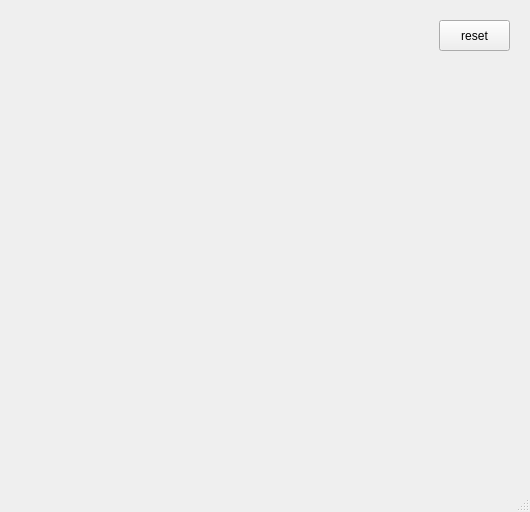
<?xml version="1.0" encoding="UTF-8"?>
<ui version="4.0">
 <class>MainWindow</class>
 <widget class="QMainWindow" name="MainWindow">
  <property name="geometry">
   <rect>
    <x>0</x>
    <y>0</y>
    <width>530</width>
    <height>512</height>
   </rect>
  </property>
  <property name="windowTitle">
   <string>MainWindow</string>
  </property>
  <widget class="QWidget" name="centralwidget">
   <widget class="QPushButton" name="pb">
    <property name="geometry">
     <rect>
      <x>439</x>
      <y>20</y>
      <width>71</width>
      <height>31</height>
     </rect>
    </property>
    <property name="text">
     <string>reset</string>
    </property>
    <property name="iconSize">
     <size>
      <width>40</width>
      <height>40</height>
     </size>
    </property>
   </widget>
  </widget>
  <widget class="QMenuBar" name="menubar">
   <property name="geometry">
    <rect>
     <x>0</x>
     <y>0</y>
     <width>530</width>
     <height>21</height>
    </rect>
   </property>
  </widget>
  <widget class="QStatusBar" name="statusbar"/>
 </widget>
 <resources/>
 <connections/>
</ui>
